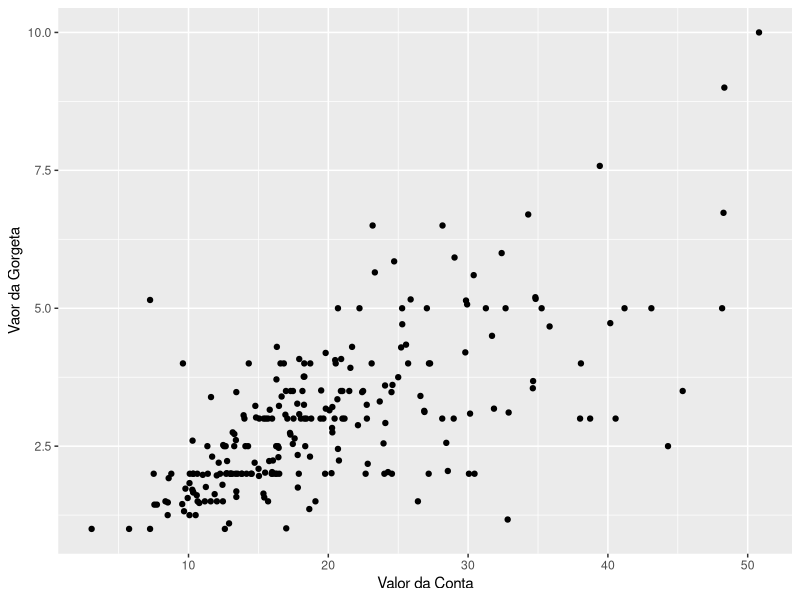
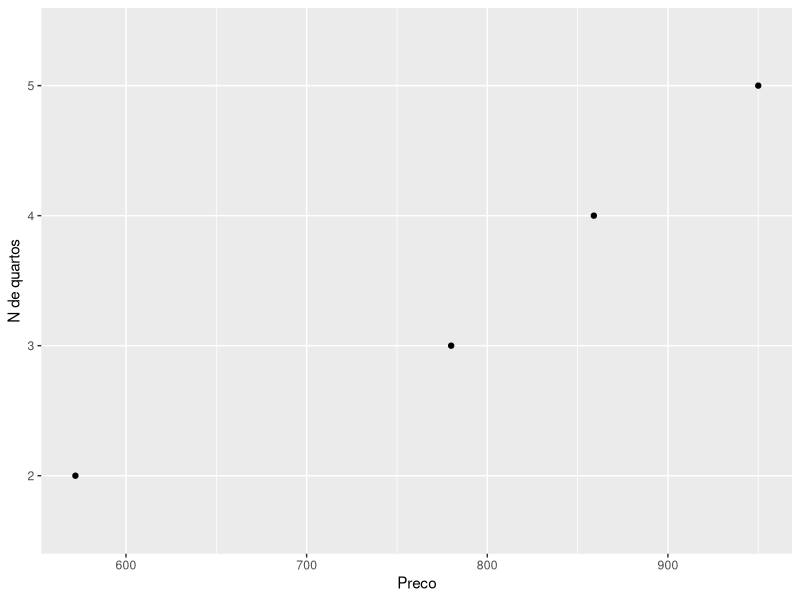
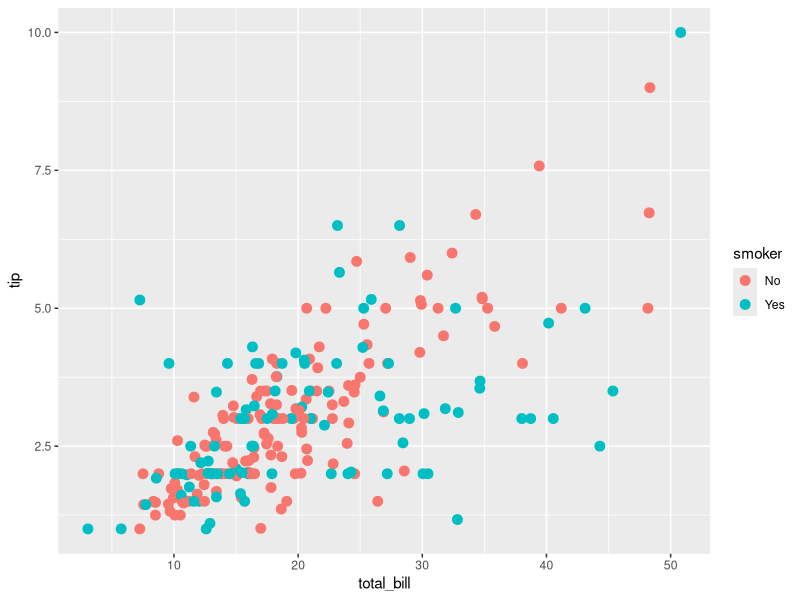
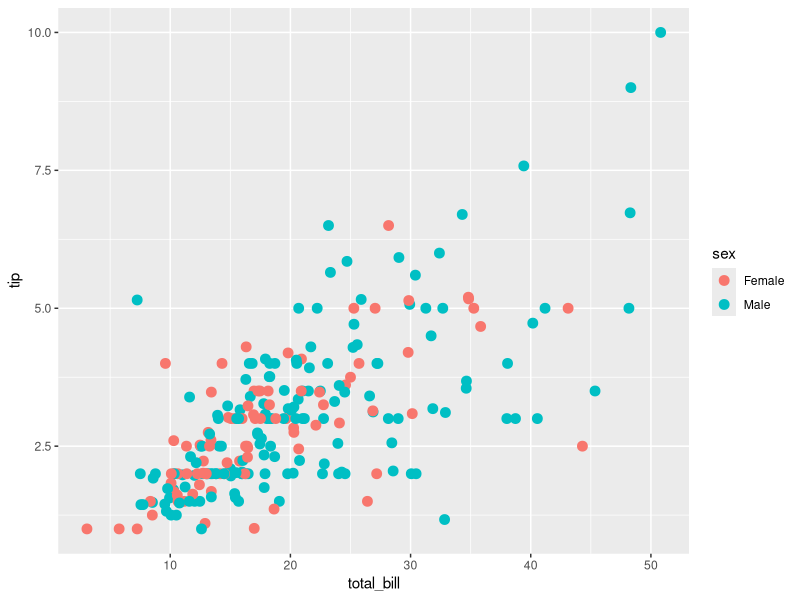
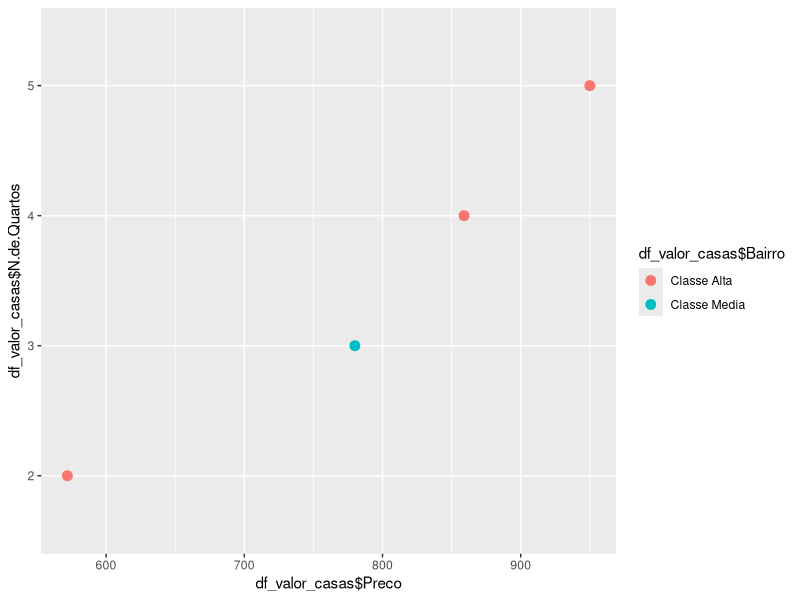
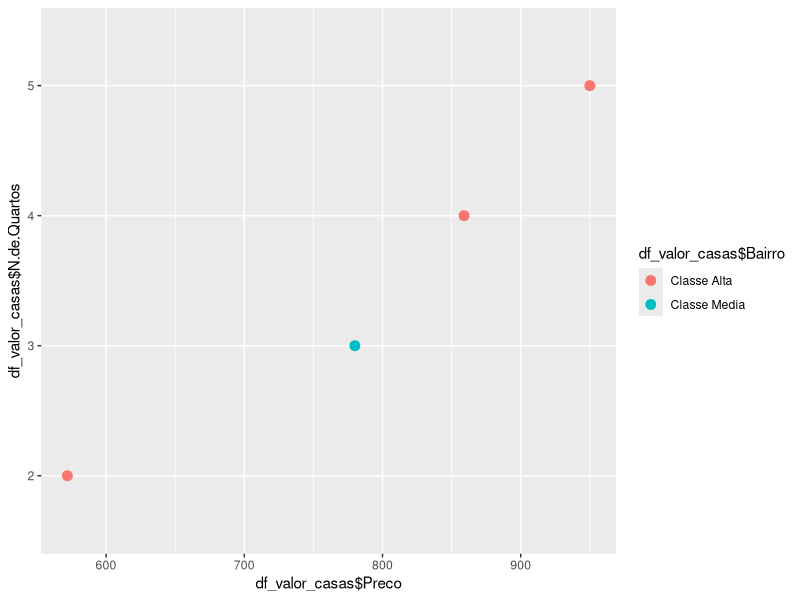

Write the R code that produced these figures, in order.
# Explorando o ggplot2

# Configurando Diretório de Trabalho
setwd("C:/Users/Julia/Desktop/CienciaDeDados/1.Big-Data-Analytics-com-R-e-Microsoft-Azure-Machine-Learning/4.Linguagem-R-Graficos")
getwd()

# Descricao

# Um sistema grafico completo, alternativo ao sistema basico de graficos do R
# Oferece mais opcoes de modificacao, legendas prontas e formatacao mais solidade


# Instalando e carregando o pacote
install.packages('ggplot2')
library(ggplot2)

# Plotando um grafico basico com qplot()

# O primeiro comando data(tips, package = 'reshape2') carrega o conjunto de dados tips (que difernte do iris
# nao vem ja carregado) do pacote reshape2 na sessão atual do R.

# O segundo comando qplot(total_bill, tip, data = tips, geom = 'point') cria um gráfico de dispersão
# (também chamado de gráfico de pontos) usando a função qplot() do pacote ggplot2.

# O comando qplot() toma as seguintes entradas:
  
#  total_bill e tip (nao precisa colocar tips$total_bill e tips$tip), pode colocar apenas o nome da
#  coluna total_bill e tip e estes serao os valores que irao ser plotados no eixo x e eixo y, respectivamente.

#  data = tips especifica que os dados para o gráfico vêm do data frame tips.

#  geom = 'point' especifica que o gráfico deve ser criado com pontos.

data(tips, package = 'reshape2')
View(tips)
qplot(total_bill, tip, data = tips, geom = 'point', xlab = 'Valor da Conta', ylab = 'Vaor da Gorgeta') # 'total_bill - valor da conta | 'tip' - valor da gorgeta


# Outro exemplo usando qplot()

# criando df com valores direto na funcao
df_valor_casas <- data.frame(Preco = c(572, 780, 859, 950),
                              `N de Quartos` = c('2', '3', '4', '5'),
                              Bairro = c('Classe Alta', 'Classe Media', 'Classe Alta', 'Classe Alta'),
                              row.names = c('Casa 1', 'Casa 2', 'Casa 3', 'Casa 4'))

# criando o qplot
qplot(df_valor_casas$Preco, df_valor_casas$N.de.Quartos, data = df_valor_casas,
      geom = 'point', xlab = 'Preco', ylab = 'N de quartos')



# *** Agora vamos construir um grafico utlizando camada a camada ***

# Camada 1
# - vamos utilizar geom_point() que permite colocar os pontos no grafico
# - vamos utilizar o mapping que e um dos parametros de geom_point()
# - vamos usar o aes (funcao de 'aesthetics' que é usada para mapear variáveis aos atributos estéticos (visuais) de um gráfico,
#   como a posição, cor, tamanho, forma ou transparência dos pontos, linhas ou barras.)

camada1 <- geom_point(
  mapping = aes(x = total_bill, y = tip, color = smoker), # color diz se quem deu gorgeta era fumante ou nao
  data = tips,
  size = 3
)
ggplot() + camada1

# resumido
ggplot(data = tips, aes(x = total_bill, y = tip, color = sex)) + # color diz qual o sexo de quem deu a gorgeta
  geom_point(size = 3)


?aes
??aes


# 







# Exemplo acima usando o df_valor_casas

# Camada 1
camada1_df <- geom_point(
  mapping = aes(x = df_valor_casas$Preco, y = df_valor_casas$N.de.Quartos, color = df_valor_casas$Bairro),
  data = df_valor_casas,
  size = 3
)
ggplot() + camada1_df

# resumido
ggplot(data = df_valor_casas, aes(x = df_valor_casas$Preco, y = df_valor_casas$N.de.Quartos, color = df_valor_casas$Bairro)) +
  geom_point(size = 3)
